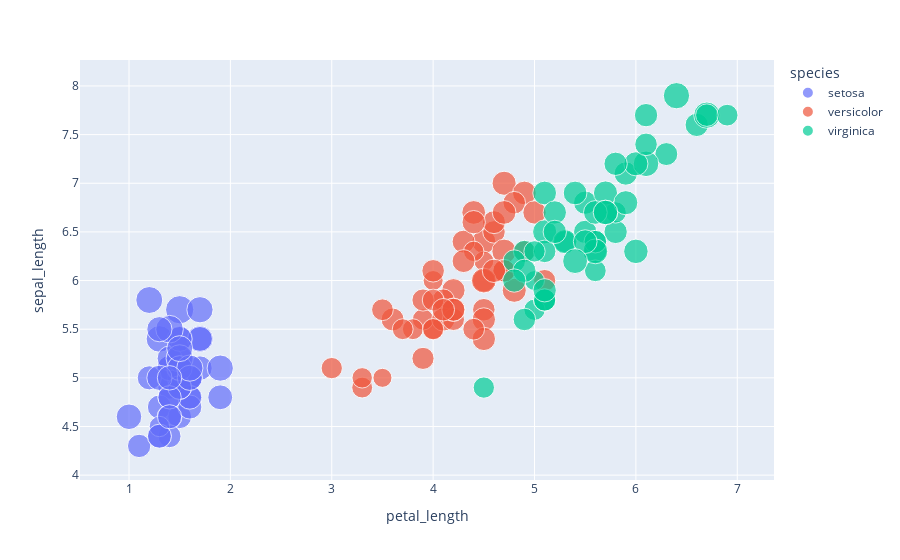

Write notebook code for a chart like this one.
### Code cell
iris_scatter = px.scatter(df, x="petal_length", y="sepal_length", color="species",
                 size='sepal_width', hover_data=['petal_width'])
iris_scatter.show()

### Figure 1 — Plotly figure (JSON) as saved in the notebook; plotly's stock layout.template omitted (floating-point values rounded to 4 significant figures)
{"data": [{"customdata": [[0.2], [0.2], [0.2], [0.2], [0.2], [0.4], [0.3], [0.2], [0.2], [0.1], [0.2], [0.2], [0.1], [0.1], [0.2], [0.4], [0.4], [0.3], [0.3], [0.3], [0.2], [0.4], [0.2], [0.5], [0.2], [0.2], [0.4], [0.2], [0.2], [0.2], [0.2], [0.4], [0.1], [0.2], [0.1], [0.2], [0.2], [0.1], [0.2], [0.2], [0.3], [0.3], [0.2], [0.6], [0.4], [0.3], [0.2], [0.2], [0.2], [0.2]], "hovertemplate": "species=setosa<br>petal_length=%{x}<br>sepal_length=%{y}<br>sepal_width=%{marker.size}<br>petal_width=%{customdata[0]}<extra></extra>", "legendgroup": "setosa", "marker": {"color": "#636efa", "size": [3.5, 3, 3.2, 3.1, 3.6, 3.9, 3.4, 3.4, 2.9, 3.1, 3.7, 3.4, 3, 3, 4, 4.4, 3.9, 3.5, 3.8, 3.8, 3.4, 3.7, 3.6, 3.3, 3.4, 3, 3.4, 3.5, 3.4, 3.2, 3.1, 3.4, 4.1, 4.2, 3.1, 3.2, 3.5, 3.1, 3, 3.4, 3.5, 2.3, 3.2, 3.5, 3.8, 3, 3.8, 3.2, 3.7, 3.3], "sizemode": "area", "sizeref": 0.011, "symbol": "circle"}, "mode": "markers", "name": "setosa", "orientation": "v", "showlegend": true, "type": "scatter", "x": [1.4, 1.4, 1.3, 1.5, 1.4, 1.7, 1.4, 1.5, 1.4, 1.5, 1.5, 1.6, 1.4, 1.1, 1.2, 1.5, 1.3, 1.4, 1.7, 1.5, 1.7, 1.5, 1, 1.7, 1.9, 1.6, 1.6, 1.5, 1.4, 1.6, 1.6, 1.5, 1.5, 1.4, 1.5, 1.2, 1.3, 1.5, 1.3, 1.5, 1.3, 1.3, 1.3, 1.6, 1.9, 1.4, 1.6, 1.4, 1.5, 1.4], "xaxis": "x", "y": [5.1, 4.9, 4.7, 4.6, 5, 5.4, 4.6, 5, 4.4, 4.9, 5.4, 4.8, 4.8, 4.3, 5.8, 5.7, 5.4, 5.1, 5.7, 5.1, 5.4, 5.1, 4.6, 5.1, 4.8, 5, 5, 5.2, 5.2, 4.7, 4.8, 5.4, 5.2, 5.5, 4.9, 5, 5.5, 4.9, 4.4, 5.1, 5, 4.5, 4.4, 5, 5.1, 4.8, 5.1, 4.6, 5.3, 5], "yaxis": "y"}, {"customdata": [[1.4], [1.5], [1.5], [1.3], [1.5], [1.3], [1.6], [1], [1.3], [1.4], [1], [1.5], [1], [1.4], [1.3], [1.4], [1.5], [1], [1.5], [1.1], [1.8], [1.3], [1.5], [1.2], [1.3], [1.4], [1.4], [1.7], [1.5], [1], [1.1], [1], [1.2], [1.6], [1.5], [1.6], [1.5], [1.3], [1.3], [1.3], [1.2], [1.4], [1.2], [1], [1.3], [1.2], [1.3], [1.3], [1.1], [1.3]], "hovertemplate": "species=versicolor<br>petal_length=%{x}<br>sepal_length=%{y}<br>sepal_width=%{marker.size}<br>petal_width=%{customdata[0]}<extra></extra>", "legendgroup": "versicolor", "marker": {"color": "#EF553B", "size": [3.2, 3.2, 3.1, 2.3, 2.8, 2.8, 3.3, 2.4, 2.9, 2.7, 2, 3, 2.2, 2.9, 2.9, 3.1, 3, 2.7, 2.2, 2.5, 3.2, 2.8, 2.5, 2.8, 2.9, 3, 2.8, 3, 2.9, 2.6, 2.4, 2.4, 2.7, 2.7, 3, 3.4, 3.1, 2.3, 3, 2.5, 2.6, 3, 2.6, 2.3, 2.7, 3, 2.9, 2.9, 2.5, 2.8], "sizemode": "area", "sizeref": 0.011, "symbol": "circle"}, "mode": "markers", "name": "versicolor", "orientation": "v", "showlegend": true, "type": "scatter", "x": [4.7, 4.5, 4.9, 4, 4.6, 4.5, 4.7, 3.3, 4.6, 3.9, 3.5, 4.2, 4, 4.7, 3.6, 4.4, 4.5, 4.1, 4.5, 3.9, 4.8, 4, 4.9, 4.7, 4.3, 4.4, 4.8, 5, 4.5, 3.5, 3.8, 3.7, 3.9, 5.1, 4.5, 4.5, 4.7, 4.4, 4.1, 4, 4.4, 4.6, 4, 3.3, 4.2, 4.2, 4.2, 4.3, 3, 4.1], "xaxis": "x", "y": [7, 6.4, 6.9, 5.5, 6.5, 5.7, 6.3, 4.9, 6.6, 5.2, 5, 5.9, 6, 6.1, 5.6, 6.7, 5.6, 5.8, 6.2, 5.6, 5.9, 6.1, 6.3, 6.1, 6.4, 6.6, 6.8, 6.7, 6, 5.7, 5.5, 5.5, 5.8, 6, 5.4, 6, 6.7, 6.3, 5.6, 5.5, 5.5, 6.1, 5.8, 5, 5.6, 5.7, 5.7, 6.2, 5.1, 5.7], "yaxis": "y"}, {"customdata": [[2.5], [1.9], [2.1], [1.8], [2.2], [2.1], [1.7], [1.8], [1.8], [2.5], [2], [1.9], [2.1], [2], [2.4], [2.3], [1.8], [2.2], [2.3], [1.5], [2.3], [2], [2], [1.8], [2.1], [1.8], [1.8], [1.8], [2.1], [1.6], [1.9], [2], [2.2], [1.5], [1.4], [2.3], [2.4], [1.8], [1.8], [2.1], [2.4], [2.3], [1.9], [2.3], [2.5], [2.3], [1.9], [2], [2.3], [1.8]], "hovertemplate": "species=virginica<br>petal_length=%{x}<br>sepal_length=%{y}<br>sepal_width=%{marker.size}<br>petal_width=%{customdata[0]}<extra></extra>", "legendgroup": "virginica", "marker": {"color": "#00cc96", "size": [3.3, 2.7, 3, 2.9, 3, 3, 2.5, 2.9, 2.5, 3.6, 3.2, 2.7, 3, 2.5, 2.8, 3.2, 3, 3.8, 2.6, 2.2, 3.2, 2.8, 2.8, 2.7, 3.3, 3.2, 2.8, 3, 2.8, 3, 2.8, 3.8, 2.8, 2.8, 2.6, 3, 3.4, 3.1, 3, 3.1, 3.1, 3.1, 2.7, 3.2, 3.3, 3, 2.5, 3, 3.4, 3], "sizemode": "area", "sizeref": 0.011, "symbol": "circle"}, "mode": "markers", "name": "virginica", "orientation": "v", "showlegend": true, "type": "scatter", "x": [6, 5.1, 5.9, 5.6, 5.8, 6.6, 4.5, 6.3, 5.8, 6.1, 5.1, 5.3, 5.5, 5, 5.1, 5.3, 5.5, 6.7, 6.9, 5, 5.7, 4.9, 6.7, 4.9, 5.7, 6, 4.8, 4.9, 5.6, 5.8, 6.1, 6.4, 5.6, 5.1, 5.6, 6.1, 5.6, 5.5, 4.8, 5.4, 5.6, 5.1, 5.1, 5.9, 5.7, 5.2, 5, 5.2, 5.4, 5.1], "xaxis": "x", "y": [6.3, 5.8, 7.1, 6.3, 6.5, 7.6, 4.9, 7.3, 6.7, 7.2, 6.5, 6.4, 6.8, 5.7, 5.8, 6.4, 6.5, 7.7, 7.7, 6, 6.9, 5.6, 7.7, 6.3, 6.7, 7.2, 6.2, 6.1, 6.4, 7.2, 7.4, 7.9, 6.4, 6.3, 6.1, 7.7, 6.3, 6.4, 6, 6.9, 6.7, 6.9, 5.8, 6.8, 6.7, 6.7, 6.3, 6.5, 6.2, 5.9], "yaxis": "y"}], "layout": {"legend": {"itemsizing": "constant", "title": {"text": "species"}, "tracegroupgap": 0}, "margin": {"t": 60}, "xaxis": {"anchor": "y", "domain": [0, 1], "title": {"text": "petal_length"}}, "yaxis": {"anchor": "x", "domain": [0, 1], "title": {"text": "sepal_length"}}}}
